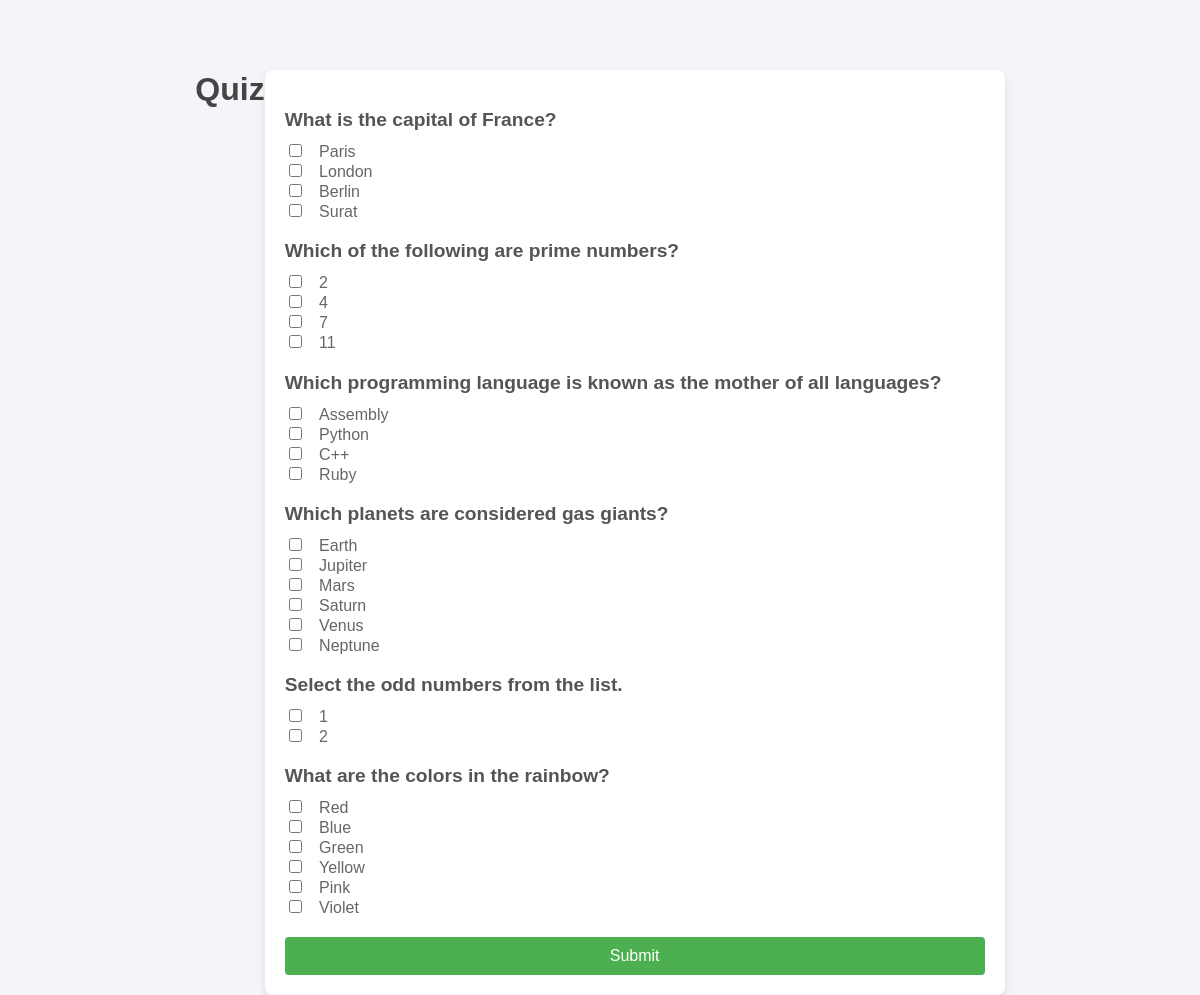
Page /quiz/quiz/ on the committed database.
### quiz/models.py (models this page shows, shortened)
class Question(models.Model):
    text = models.CharField(max_length=255)

class Option(models.Model):
    question = models.ForeignKey(Question, related_name='options', on_delete=models.CASCADE)
    text = models.CharField(max_length=255)
    is_correct = models.BooleanField(default=False)

### quiz/views.py (the view, shortened to what this page needs)
# urls.py: path('quiz/', views.quiz_view, name='quiz'),
def quiz_view(request):
    questions = Question.objects.all()
    return render(request, 'quiz/quiz.html', {'questions': questions})

### quiz/templates/quiz/quiz.html (shortened to what this page needs)
<!DOCTYPE html>
<html lang="en">
<head>
    {% load static %}
    <link rel="stylesheet" href="{% static 'style.css' %}">
</head>
<body>
    <h1>Quiz</h1>
    <form method="post" action="{% url 'quiz' %}">
        {% for question in questions %}
            <h3>{{ question.text }}</h3>
            {% for option in question.options.all %}
                <input type="checkbox" name="question_{{ question.id }}" value="{{ option.id }}">
                <label>{{ option.text }}</label><br>
            {% endfor %}
        {% endfor %}
        <button type="submit">Submit</button>
    </form>
</body>
</html>

### quiz/static/style.css (style rules this page uses)
body { font-family: Arial, sans-serif; background-color: #f4f4f9; color: #333; display: flex; justify-content: center; align-items: flex-start; height: 100vh; margin: 0; padding-top: 50px; }
form { background-color: #fff; border-radius: 8px; box-shadow: 0 4px 8px rgba(0, 0, 0, 0.1); padding: 20px; width: 80%; max-width: 700px; text-align: left; margin-top: 20px; }
h1 { color: #444; text-align: center; margin-bottom: 20px; }
h3 { font-size: 1.2em; color: #555; margin-bottom: 10px; }
label { font-size: 1em; color: #666; margin-left: 5px; display: inline-block; margin-right: 20px; }
input[type="checkbox"] { margin-right: 8px; cursor: pointer; }
button[type="submit"] { width: 100%; background-color: #4CAF50; color: white; font-size: 1em; padding: 10px; border: none; border-radius: 4px; cursor: pointer; margin-top: 20px; }

### rows in the picture
Question: text "What is the capital of France?"
Option: text "Paris"
Option: text "London"
Option: text "Berlin"
Option: text "Surat"
Question: text "Which of the following are prime numbers?"
Option: text "2"
Option: text "4"
Option: text "7"
Option: text "11"
Question: text "Which programming language is known as the mother of all languages?"
Option: text "Assembly"
Option: text "Python"
Option: text "C++"
Option: text "Ruby"
Question: text "Which planets are considered gas giants?"
Option: text "Earth"
Option: text "Jupiter"
Option: text "Mars"
Option: text "Saturn"
Option: text "Venus"
Option: text "Neptune"
Question: text "Select the odd numbers from the list."
Option: text "1"
Option: text "2"
Question: text "What are the colors in the rainbow?"
Option: text "Red"
Option: text "Blue"
Option: text "Green"
Option: text "Yellow"
Option: text "Pink"
Option: text "Violet"
